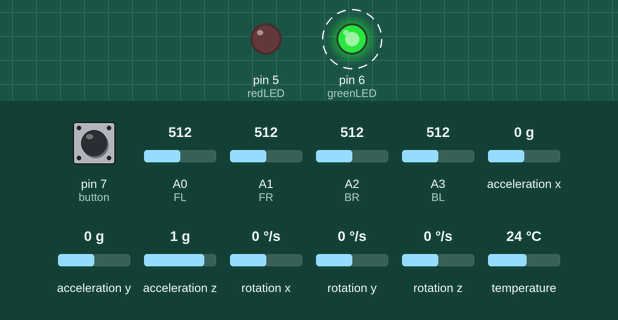
This sketch was run on a simulated Arduino Uno, built with avr-gcc and run on an emulated ATmega328P. Parts: output pins drawn as LEDs (lit = HIGH). Dashed ring = blinking. The inputs (shaded band) are chosen by the test bench; at power-on: pin 7 (button) LOW, A0 (FL) = 512, A1 (FR) = 512, A2 (BR) = 512, A3 (BL) = 512, acceleration x 0 g, acceleration y 0 g, acceleration z 1 g, rotation x 0 °/s, rotation y 0 °/s, rotation z 0 °/s, temperature 24 °C. Storage starts empty; what the sketch prints to the serial monitor is not drawn.

Above: at 3.2 s.
Timing chart, 0 to 6.0 s (numbered marks = the images above):
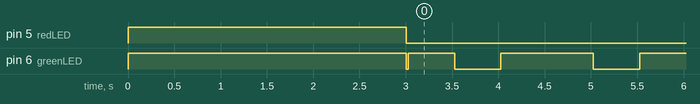

The sketch:

footSensorPack.ino
```cpp
#include <math.h>
#include <Adafruit_MPU6050.h>
#include <Adafruit_Sensor.h>
#include <Wire.h>
#include <SD.h>
#include <SPI.h>

Adafruit_MPU6050 mpu;

// foot sensor vars
const int FL = A0;
const int FR = A1;
const int BR = A2;
const int BL = A3;

float calFL;
float calFR;
float calBR;
float calBL;

//SD vars
const int CS = 10;

// interface vars
const int redLED = 5;
const int greenLED = 6;
const int button = 7;
int buttonState = digitalRead(button);
int loopCount = 0;

String dataString;
File sensorData;

int amplifier = 1.825;

void calibrate(){
  calFL = analogRead(FL);
  calFR = analogRead(FR);
  calBR = analogRead(BR);
  calBL = analogRead(BL);
}

void saveData(){
  // check the card is active
  if(SD.exists("sensorData.csv")){
    // append new data file
    sensorData = SD.open("sensorData.csv", FILE_WRITE);
    if (sensorData){
      sensorData.println(dataString);
      sensorData.close();
    }
  }
  else{
    Serial.println("error writing to file. SD card not found");
  }
}

void setup(){
  Serial.begin(115200);

  // interface setup
  pinMode(button, INPUT);
  pinMode(redLED, OUTPUT);
  pinMode(greenLED, OUTPUT);

  // foot sensor setup
  pinMode(FL, INPUT);
  pinMode(FR, INPUT);
  pinMode(BR, INPUT);
  pinMode(BL, INPUT);

  // analyze foot sensor for issues
  Serial.println("analyzing foot sensor for issues...");
  if(analogRead(FL)==0){
      Serial.println("WARNING. right foot front left sensor not connected.");
      digitalWrite(redLED, HIGH);
  }
  else if(analogRead(FR)==0){
      Serial.println("WARNING. right foot front right sensor not connected.");
      digitalWrite(redLED, HIGH);
  }
  else if(analogRead(BR)==0){
      Serial.println("WARNING. right foot back right sensor not connected.");
      digitalWrite(redLED, HIGH);
  }
  else if(analogRead(BL)==0){
      Serial.println("WARNING. right foot back left sensor not connected.");
      digitalWrite(redLED, HIGH);
  }
  else{
    Serial.println("Foot sensor analysis complete. No errors.");
  }

  // caribrate on boot
  Serial.println("calibrating foot sensor...");
  digitalWrite(greenLED, HIGH);
  digitalWrite(redLED, HIGH);
  delay(1500);
  calibrate();
  delay(1500);
  digitalWrite(greenLED, LOW);
  digitalWrite(redLED, LOW);
  Serial.println("calibration completed");

  // mpu setup
  Serial.println("Searching for MPU6050");
  while (!mpu.begin()) {
    Serial.print(".");
    delay(1000);
  }
	Serial.println("MPU6050 found");
	mpu.setAccelerometerRange(MPU6050_RANGE_8_G);
	mpu.setGyroRange(MPU6050_RANGE_500_DEG);
	mpu.setFilterBandwidth(MPU6050_BAND_21_HZ);

  // SD setup
  pinMode(CS, OUTPUT);
  Serial.println("Searching for SD card");
  if (!SD.begin(CS)) {
    Serial.print(".");
    delay(1000);
  }
  Serial.println("SD card initialized");
  digitalWrite(greenLED, HIGH);
}

void loop() {
  unsigned long startTime = millis();

  // display interface LEDs
  if (loopCount % 3){
    if (digitalRead(greenLED) == HIGH) digitalWrite(greenLED, LOW);
    else digitalWrite(greenLED, HIGH);
  }

  // get sensor events
  sensors_event_t a, g, temp;

  // calculate front and back weight distrobutions
  float valFront = constrain((analogRead(FR) - calFR)*amplifier, 0.1, __FLT_MAX__) + constrain((analogRead(FL) - calFL)*amplifier, 0.1, __FLT_MAX__);
  float valBack = constrain((analogRead(BR) - calBR), 0.1, __FLT_MAX__) + constrain((analogRead(BL) - calBL), 0.1, __FLT_MAX__);
  float frontPerc = (valFront/(valFront+valBack)) * 100;
  float backPerc = (valBack/(valFront+valBack)) * 100;

  //get mpu readings
  mpu.getEvent(&a, &g, &temp);

  //print sensor readings
  Serial.print("Acceleration X: ");
  Serial.print(a.acceleration.x);
  Serial.print(", Y: ");
  Serial.print(a.acceleration.y);
  Serial.print(", Z: ");
  Serial.print(a.acceleration.z);
  Serial.println(" m/s^2");

  Serial.print("Rotation X: ");
  Serial.print(g.gyro.x);
  Serial.print(", Y: ");
  Serial.print(g.gyro.y);
  Serial.print(", Z: ");
  Serial.print(g.gyro.z);
  Serial.println(" rad/s");

  Serial.print("Temperature: ");
  Serial.print(temp.temperature);
  Serial.println(" degC");

  Serial.print(frontPerc);
  Serial.print(",");
  Serial.print(backPerc);
  Serial.print(",");
  Serial.print(analogRead(FR));
  Serial.print(",");
  Serial.print(analogRead(FL));
  Serial.print(",");
  Serial.print(analogRead(BL));
  Serial.print(",");
  Serial.print(analogRead(BR));
  Serial.print(",");
  Serial.println(millis());

  Serial.println("");

  //convert data to CSV format
  dataString = String(frontPerc) + "," + String(backPerc) + "," + String(analogRead(FR)) + "," + String(analogRead(FL)) + "," + String(analogRead(BL)) + "," +
  String(analogRead(BR)) + "," + String(a.acceleration.x) + "," + String(a.acceleration.y) + "," + String(a.acceleration.z) + "," + String(g.gyro.x) + "," +
  String(g.gyro.x) + "," + String(g.gyro.x) + "," + String(temp.temperature) + "," + String(millis());

  saveData();

  loopCount++;

  // make sure to loop once every half a second
  while (millis()-startTime < 500){
    delay(1);
  }
}
```

Measured:
- by itself, pin 6 (greenLED): goes LOW 0.02 s, HIGH 0.50 s, 84 × (LOW 0.50 s, HIGH 1.0 s), then LOW
